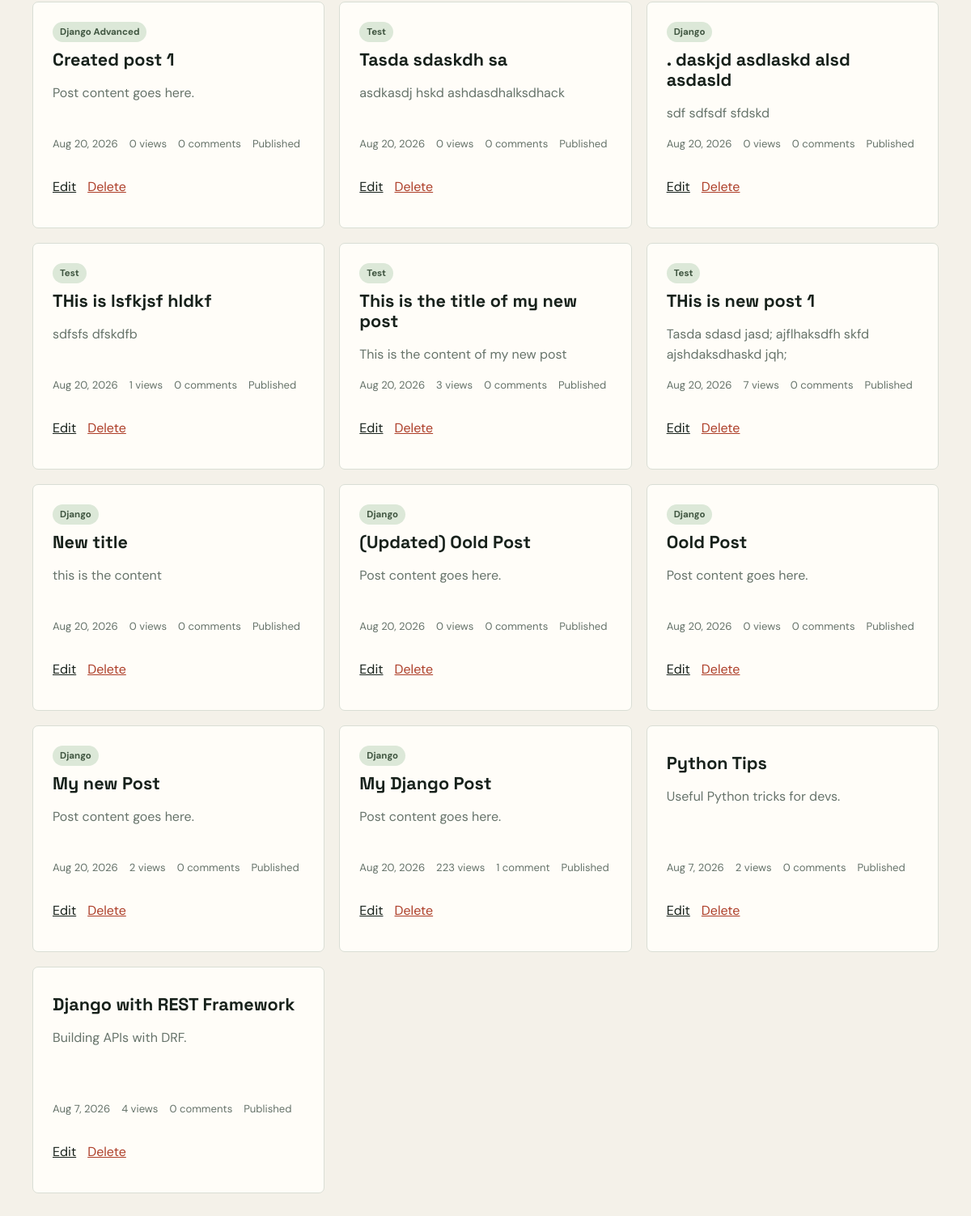
The app's page /blogs/mine/ (signed in, lower part), older data.
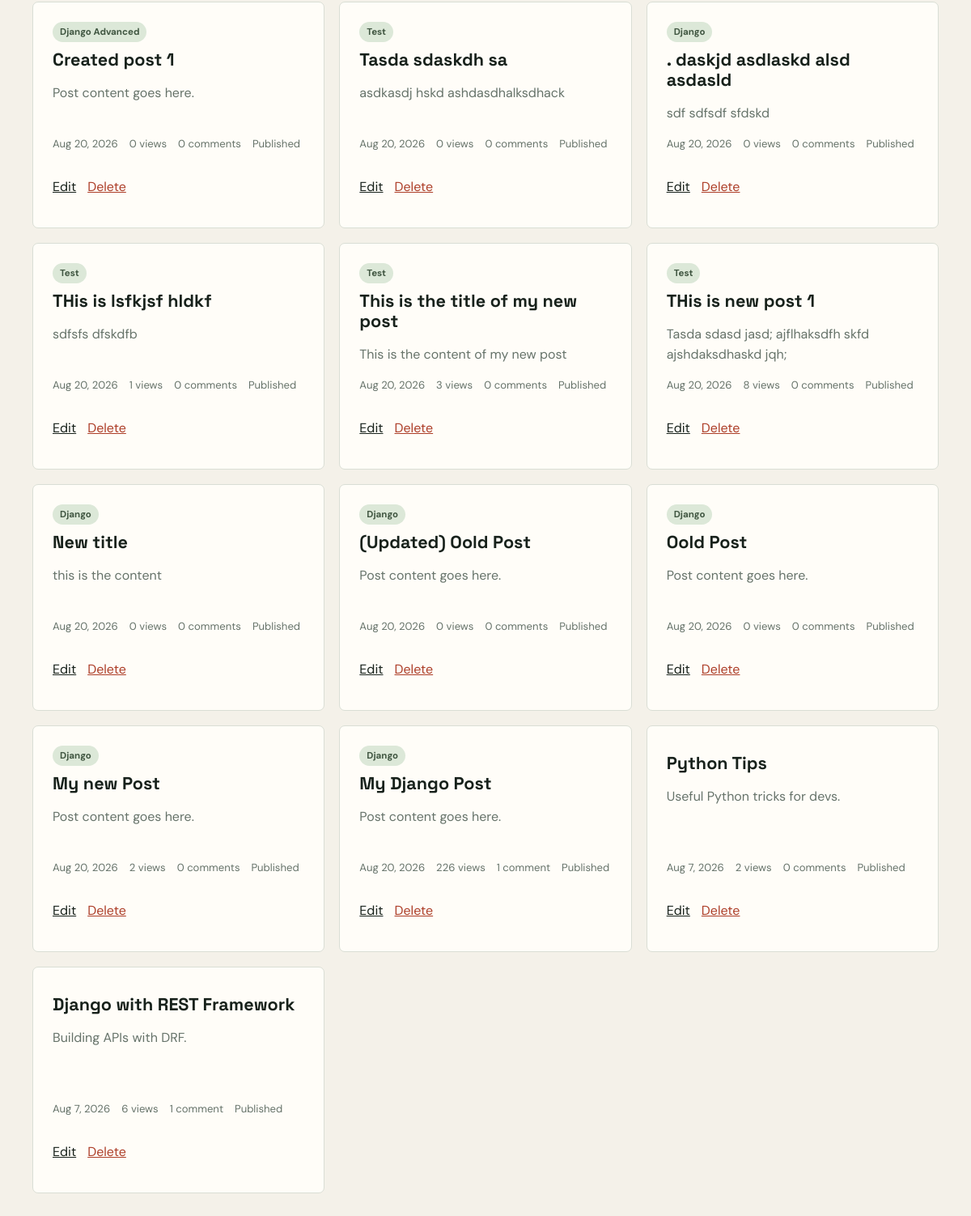
The same page, newer data.
### blog/models.py (models this page shows, shortened)
class Post(models.Model):
    objects = PostQuerySet.as_manager()
    id = models.UUIDField(primary_key=True, default=uuid.uuid4, editable=False)
    title = models.CharField(max_length=200)
    author = models.ForeignKey(
        settings.AUTH_USER_MODEL,
        on_delete=models.CASCADE,
        related_name="posts",
    )
    content = models.TextField()
    category = models.CharField(
        max_length=100,
        blank=True,
        null=True,
    )
    is_published = models.BooleanField(default=False)
    views = models.PositiveIntegerField(default=0)
    created_at = models.DateTimeField(auto_now_add=True)
    updated_at = models.DateTimeField(auto_now=True)

### blog/views.py (the view)
# urls.py: path("mine/", views.my_posts, name="my_posts"),
@login_required
def my_posts(request):
    posts = Post.objects.filter(author=request.user).with_comment_count().order_by("-created_at")
    return render(request, "blog/my_posts.html", {"posts": posts})

### blog/models.py (called while the page is built)
    def with_comment_count(self):
        return self.annotate(comment_count=Count("comments"))

### blog/templates/blog/my_posts.html (shortened to what this page needs)
{% extends "blog/base.html" %}
{% block content %}
<main class="page">
    <section class="post-grid">
        {% for post in posts %}
            <article class="post-card">
                <div>
                    {% if post.category %}<span class="category">{{ post.category }}</span>{% endif %}
                    <h2>{{ post.title }}</h2>
                    <p class="card-excerpt">{{ post.content|truncatewords:30 }}</p>
                </div>
                <div>
                    <div class="meta">
                        <span>{{ post.created_at|date:"M j, Y" }}</span>
                        <span>{{ post.views }} views</span>
                        <span>{{ post.comment_count }} comment{{ post.comment_count|pluralize }}</span>
                        <span>{% if post.is_published %}Published{% else %}Draft{% endif %}</span>
                    </div>
                    <p class="article-actions">
                        <a href="{% url 'post_edit' post.id %}">Edit</a>
                        <a class="danger" href="{% url 'post_delete' post.id %}">Delete</a>
                    </p>
                </div>
            </article>
        {% empty %}
            <p class="empty">You have not written any posts yet.</p>
        {% endfor %}
    </section>
</main>
{% endblock %}

Row changes from the older to the newer data that the page shows:
changed Post "THis is new post 1": views "7" → "8"
changed Post "My Django Post": views "223" → "226"
changed Post "Django with REST Framework": views "4" → "6"; comment_count "0" → "1"
